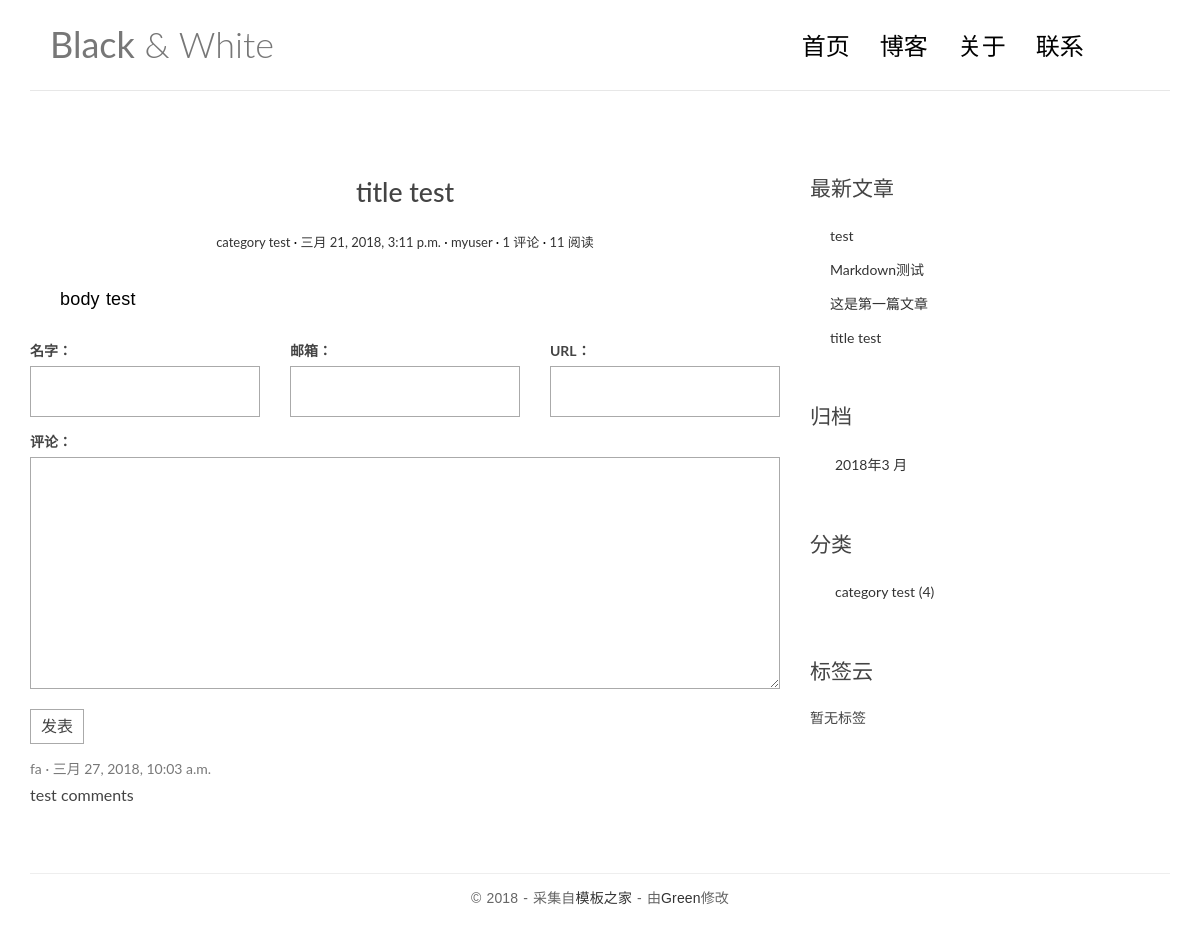
The app's page /post/1/ with its own data.
### blog/models.py (models this page shows, shortened)
@python_2_unicode_compatible
class Post(models.Model):
	title = models.CharField(max_length=70)
	body = models.TextField()
	created_time = models.DateTimeField()
	modified_time = models.DateTimeField()
	excerpt = models.CharField(max_length=200, blank=True)
	category = models.ForeignKey(Category, on_delete=models.CASCADE)
	tags = models.ManyToManyField(Tag, blank=True)
	author = models.ForeignKey(User, on_delete=models.CASCADE)
	views = models.PositiveIntegerField(default=0)
	''' reverse函数, 第一个参数 'blog:detail', 表 blog 应用下的 name=detail 的视图函数。
	于是 reverse 函数会去解析 detail视图函数对应的 URL,  detail 对应的规则 'post/<int:pk>/'。
	如果 Post 的 id是 666, 那么 get_absolute_url 函数返回的就是 /post/666/, 这样 Post 自己就生成了自己的 URL。
	'''
	def get_absolute_url(self):
		return reverse('blog:detail', kwargs = {'pk':self.pk})
	def save(self, *args, **kwargs):
		if not self.excerpt:
			md = markdown.Markdown(extensions=[
				'markdown.extensions.extra',
				'markdown.extensions.codehilite',
				])
			self.excerpt = strip_tags(md.convert(self.body)[:54])
			super(Post, self).save(*args, **kwargs)
	def increase_views(self):
		self.views += 1
		self.save(update_fields=['views'])
	class Meta:
		ordering = ['-created_time', 'title']

@python_2_unicode_compatible
class Category(models.Model):
	name = models.CharField(max_length=100)

### comments/models.py (models this page shows, shortened)
@python_2_unicode_compatible
class Comment(models.Model):
	name = models.CharField(max_length=100)
	email = models.EmailField(max_length=255)
	url = models.URLField(blank=True)
	text = models.TextField()
	created_time = models.DateTimeField(auto_now_add=True)
	post = models.ForeignKey('blog.Post', on_delete=models.CASCADE)

### blog/views.py (the view)
# urls.py: path('post/<int:pk>/', views.detail, name='detail'),
def detail(request, pk):
	post = get_object_or_404(Post, pk=pk)
	post.increase_views()
	post.body = markdown.markdown(post.body,
		extensions =[
		'markdown.extensions.extra',
		'markdown.extensions.codehilite',
		'markdown.extensions.toc',
		])
	form = CommentForm()
	comment_list = post.comment_set.all()
	context = {	'post': post,
				'form': form,
				'comment_list': comment_list,
				}
	return render(request, 'blog/detail.html', context=context)

### comments/forms.py
class CommentForm(forms.ModelForm):
	class Meta:
		model = Comment
		fields = ['name', 'email', 'url', 'text']

### blog/templatetags/blog_tags.py (called while the page is built)
@register.simple_tag
def get_recent_posts(num=5):
	return Post.objects.all().order_by('-created_time')[:num]

@register.simple_tag
def archives():
	return Post.objects.dates('created_time', 'month', order='DESC')

@register.simple_tag
def get_categories():
	return Category.objects.annotate(num_posts = Count('post')).filter(num_posts__gt=0)

@register.simple_tag
def get_tags():
	return Tag.objects.annotate(num_posts=Count('post')).filter(num_posts__gt=0)

### templates/blog/detail.html (shortened to what this page needs)
{% extends 'base.html' %}
{% block main %}
    <article class="post post-{{ post.pk }}">
        <header class="entry-header">
            <h1 class="entry-title">{{ post.title }}</h1>
            <div class="entry-meta">
                <span class="post-category">
                	<a href="#">{{ post.category.name }}</a></span>
                <span class="post-date"><a href="#">
                	<time class="entry-date" datetime="#">{{ post.created_time }}</time></a></span>
                <span class="post-author"><a href="#">{{ post.author }}</a></span>
                <span class="comments-link">
                	<a href="#">{{ post.comment_set.count}} 评论</a></span>
                <span class="views-count"><a href="{{post.get_absolute_url}}">{{post.views}} 阅读</a></span>
            </div>
        </header>
        <div class="entry-content clearfix">
        {{ post.body|safe }}
        </div>
    </article>
    <form action="{% url 'comments:post_comment' post.pk %}" method="post" class="comment-form">
      <div class="row">
        <div class="col-md-4">
          <label for="{{ form.name.id_for_label }}">名字：</label>
          {{ form.name }}
        </div>
        <div class="col-md-4">
          <label for="{{ form.email.id_for_label }}">邮箱：</label>
          {{ form.email }}
        </div>
        <div class="col-md-4">
          <label for="{{ form.url.id_for_label }}">URL：</label>
          {{ form.url }}
        </div>
        <div class="col-md-12">
          <label for="{{ form.text.id_for_label }}">评论：</label>
          {{ form.text }}
          <button type="submit" class="comment-btn">发表</button>
        </div>
      </div>
    </form>
    <ul class="comment-list list-unstyled">
      {% for comment in comment_list %}
      <li class="comment-item">
        <span class="nickname">{{ comment.name }}</span>
        <time class="submit-date">{{ comment.created_time }}</time>
        <div class="text">
          {{ comment.text }}
        </div>
      </li>
      {% empty %}
      暂无评论
      {% endfor %}
    </ul>
{% endblock main %}

### templates/base.html (shortened to what this page needs)
{% load staticfiles %}
{% load blog_tags %}
<!DOCTYPE html>
<html>
<head>
    <link rel="stylesheet" href="http://code.ionicframework.com/ionicons/2.0.1/css/ionicons.min.css">
    <link rel="stylesheet" href="{% static 'blog/css/bootstrap.min.css' %}">
    <link rel="stylesheet" href="{% static 'blog/css/custom.css' %}">
    <link rel="stylesheet" href="{% static 'blog/css/highlights/github.css' %}">
</head>
<body>
<div class="container">
    <header id="site-header">
        <div class="row">
            <div class="col-md-4 col-sm-5 col-xs-8">
                <div class="logo">
                    <h1><a href="{% url 'blog:index' %}"><b>Black</b> &amp; White</a></h1>
                </div>
            </div>
            <div class="col-md-8 col-sm-7 col-xs-4">
                <nav class="main-nav" role="navigation">
                    <div class="collapse navbar-collapse" id="bs-example-navbar-collapse-1">
                        <ul class="nav navbar-nav navbar-right">
                            <li class="cl-effect-11"><a href="{% url 'blog:index' %}" data-hover="首页">首页</a></li>
                            <li class="cl-effect-11"><a href="#" data-hover="博客">博客</a></li>
                            <li class="cl-effect-11"><a href="#" data-hover="关于">关于</a></li>
                            <li class="cl-effect-11"><a href="#" data-hover="联系">联系</a></li>
                        </ul>
                    </div>
                </nav>
            </div>
        </div>
    </header>
</div>
<div class="content-body">
    <div class="container">
        <div class="row">
            <main class="col-md-8">
                {% block main %}
                {% endblock main %}
            </main>
            <aside class="col-md-4">
                <div class="widget widget-recent-posts">
                    <h3 class="widget-title">最新文章</h3>
                    {% get_recent_posts as recent_post_list %}
                    <ul>
                        {% for post in recent_post_list %}
                        <li>
                            <a href="{{ post.get_absolute_url }}">{{ post.title }}</a>
                        </li>
                        {% empty %}
                        暂无文章！
                        {% endfor %}
                    </ul>
                </div>
                <div class="widget widget-archives">
                    <h3 class="widget-title">归档</h3>
                    {% archives as date_list %}
                    <ul>
                    {% for date in date_list %}
                        <li>
                            <a href="{% url 'blog:archives' date.year date.month %}">{{ date.year }}年{{ date.month }} 月</a>
                        </li>
                    {% empty %}
                    暂无归档
                    {% endfor %}
                    </ul>
                </div>
                <div class="widget widget-category">
                    <h3 class="widget-title">分类</h3>
                    {% get_categories as category_list %}
                    <ul>
                    {% for category in category_list %}
                        <li>
                            <a href="{% url 'blog:category' category.pk %}">{{category.name}}
                            <span class="post-count">({{category.num_posts}})</span></a>
                        </li>
                    {% empty %}
                    暂无归档
                    {% endfor %}
                    </ul>
                </div>
                <div class="widget widget-tag-cloud">
                    <h3 class="widget-title">标签云</h3>
                    {% get_tags as tag_list %}
                    <ul>
                    {% for tag in tag_list %}
                    暂无标签
                    {% endfor %}
                    </ul>
                </div>
            </aside>
        </div>
    </div>
</div>
<footer id="site-footer">
    <div class="container">
        <div class="row">
            <div class="col-md-12">
                <p class="copyright">&copy 2018 - 采集自<a href="http://www.cssmoban.com/"
                                                        target="_blank" title="模板之家">模板之家</a>
                    - 由<a href="http://zmrenwu.com/" title="网页模板" target="_blank">Green</a>修改
                </p>
            </div>
        </div>
    </div>
</footer>
</body>
</html>

### blog/static/blog/css/custom.css (style rules this page uses)
* { outline: none; }
h1, h2, h3, h4, h5, h6 { margin-top: 0; }
b { font-weight: 400; }
a { color: #333; }
body { color: #444; font-family: 'Lato', sans-serif; }
p { font-family: 'Ubuntu', sans-serif; font-weight: 400; word-spacing: 1px; letter-spacing: 0.01em; }
#site-header { background-color: #FFF; padding: 25px 20px; margin-bottom: 40px; border-bottom: 1px solid #e7e7e7; }
.logo h1 a { color: #777; }
.logo h1 { margin: 0; font-family: 'Lato', sans-serif; font-weight: 300; }
.main-nav { margin-top: 11px; max-width: 95%; }
.main-nav a { color: #000000 !important; padding: 0 0 5px 0 !important; margin-right: 30px; font-family: 'Lato', sans-serif; font-weight: 300; font-size: 24px; }
.cl-effect-11 a { padding: 10px 0; color: #0972b4; text-shadow: none; }
.cl-effect-11 a::before { position: absolute; top: 0; left: 0; overflow: hidden; padding: 0 0 5px 0 !important; max-width: 0; border-bottom: 1px solid #000; color: #000; content: attr(data-hover); white-space: nowrap; -webkit-transition: max-width 0.5s; -moz-transition: max-width 0.5s; transition: max-width 0.5s; }
.content-body { padding-bottom: 4em; }
.post { background: #fff; padding: 30px 30px 0; }
.entry-title { text-align: center; font-size: 1.9em; margin-bottom: 20px; line-height: 1.6; padding: 10px 20px 0; }
.entry-meta { text-align: center; color: #DDDDDD; font-size: 13px; margin-bottom: 30px; }
.entry-content { font-size: 18px; line-height: 1.9; font-weight: 300; color: #000; }
.post-category::after, .post-date::after, .post-author::after, .comments-link::after { content: ' ·'; color: #000; }
.widget { background: #fff; padding: 30px 0 0; }
.widget-title { font-size: 1.5em; margin-bottom: 20px; line-height: 1.6; padding: 10px 0 0; font-weight: 400; }
.widget-recent-posts ul { padding: 0; margin: 0; padding-left: 20px; }
.widget-recent-posts ul li { list-style-type: none; position: relative; line-height: 170%; margin-bottom: 10px; }
.widget-recent-posts ul li::before { content: '\f3d3'; font-family: "Ionicons"; position: absolute; left: -17px; top: 3px; font-size: 16px; color: #000; }
.widget-archives ul { padding: 0; margin: 0; padding-left: 25px; }
.widget-archives ul li { list-style-type: none; position: relative; line-height: 170%; margin-bottom: 10px; }
.widget-archives ul li::before { content: '\f3f3'; font-family: "Ionicons"; position: absolute; left: -25px; top: 1px; font-size: 16px; color: #000; }
.widget-category ul { padding: 0; margin: 0; padding-left: 25px; }
.widget-category ul li { list-style-type: none; position: relative; line-height: 170%; margin-bottom: 10px; }
.widget-category ul li::before { content: '\f3fe'; font-family: "Ionicons"; position: absolute; left: -25px; top: 1px; font-size: 18px; color: #000; }
.widget-tag-cloud ul { padding: 0; margin: 0; margin-right: -10px; }
#site-footer { padding-top: 10px; padding: 0 0 1.5em 0; }
.copyright { text-align: center; padding-top: 1em; margin: 0; border-top: 1px solid #eee; color: #666; }
.contact-form input, .comment-form input { border: 1px solid #aaa; margin-bottom: 15px; width: 100%; padding: 15px 15px; font-size: 16px; line-height: 100%; transition: 0.4s border-color linear; }
.contact-form textarea, .comment-form textarea { border: 1px solid #aaa; margin-bottom: 15px; width: 100%; padding: 15px 15px; font-size: 16px; line-height: 20px !important; min-height: 183px; transition: 0.4s border-color linear; }
.comment-form { margin-top: 15px; }
.comment-form .comment-btn { background-color: #fff; border: 1px solid #aaa; font-size: 16px; padding: 5px 10px; }
.comment-list { margin-top: 15px; }
.comment-item .nickname, .comment-item .submit-date { color: #777; font-size: 14px; }
.comment-item .nickname:after { content: ' ·'; }
.comment-item .text { padding-top: 5px; font-size: 16px; }

### records on screen
Post: title "title test", category.name "category test", created_time "三月 21, 2018, 3:11 p.m.", author "myuser", comment_set.count "1", views "11", body "body test"
Comment: name "fa", created_time "三月 27, 2018, 10:03 a.m.", text "test comments"
Post: title "test"
Post: title "Markdown测试"
Post: title "这是第一篇文章"
Category: name "category test", num_posts "4"

### other values on screen
{{ date.year }} "2018"
{{ date.month }} "3"
